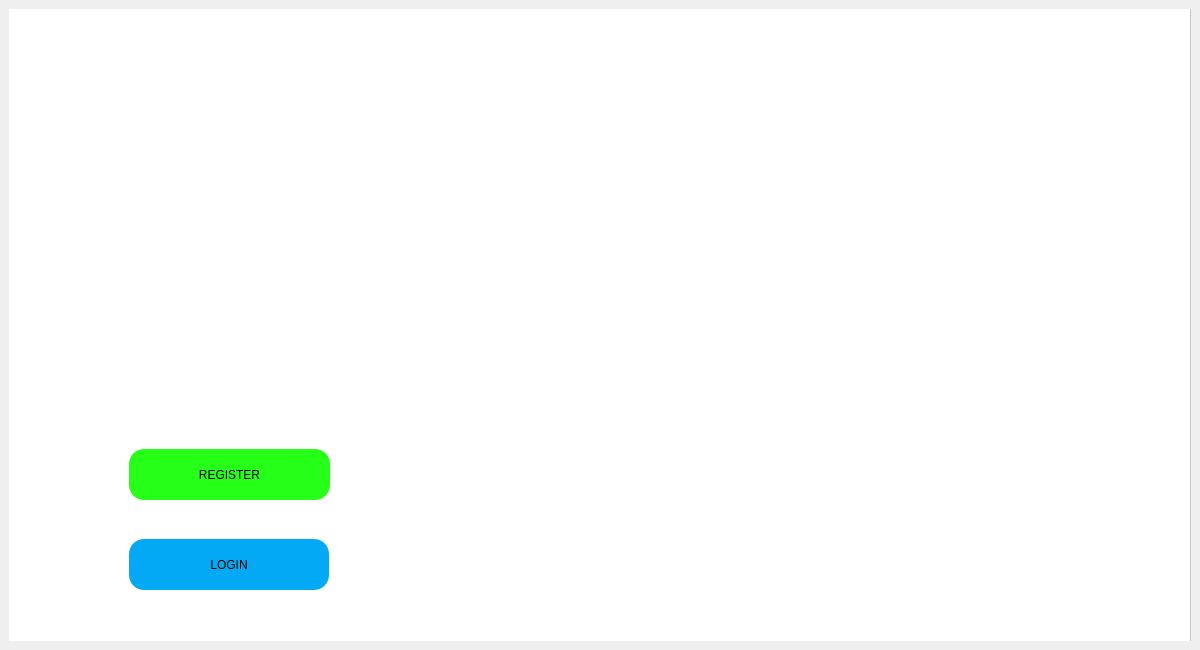
<?xml version="1.0" encoding="UTF-8"?>
<ui version="4.0">
 <class>MainWindow</class>
 <widget class="QMainWindow" name="MainWindow">
  <property name="geometry">
   <rect>
    <x>0</x>
    <y>0</y>
    <width>1200</width>
    <height>650</height>
   </rect>
  </property>
  <property name="minimumSize">
   <size>
    <width>1200</width>
    <height>650</height>
   </size>
  </property>
  <property name="maximumSize">
   <size>
    <width>1200</width>
    <height>650</height>
   </size>
  </property>
  <property name="windowTitle">
   <string>Bike Shop</string>
  </property>
  <property name="styleSheet">
   <string notr="true">#Form{
background:#333;
}
QFrame{
background:url(:/new/prefix1/welcome.jpg)
}</string>
  </property>
  <widget class="QWidget" name="centralwidget">
   <property name="minimumSize">
    <size>
     <width>707</width>
     <height>407</height>
    </size>
   </property>
   <layout class="QHBoxLayout" name="horizontalLayout">
    <item>
     <widget class="QFrame" name="frame">
      <property name="styleSheet">
       <string notr="true">background:#fff;</string>
      </property>
      <property name="frameShape">
       <enum>QFrame::StyledPanel</enum>
      </property>
      <property name="frameShadow">
       <enum>QFrame::Raised</enum>
      </property>
      <widget class="QLabel" name="label">
       <property name="geometry">
        <rect>
         <x>-20</x>
         <y>-18</y>
         <width>1201</width>
         <height>651</height>
        </rect>
       </property>
       <property name="styleSheet">
        <string notr="true">border-image:url(:/new/prefix1/bikeshopwelcome.jpg);
</string>
       </property>
       <property name="text">
        <string/>
       </property>
      </widget>
      <widget class="QPushButton" name="registerButton">
       <property name="geometry">
        <rect>
         <x>120</x>
         <y>440</y>
         <width>201</width>
         <height>51</height>
        </rect>
       </property>
       <property name="styleSheet">
        <string notr="true">background:rgb(38, 255, 23);
border-radius: 15px;</string>
       </property>
       <property name="text">
        <string>REGISTER</string>
       </property>
      </widget>
      <widget class="QPushButton" name="loginButton">
       <property name="geometry">
        <rect>
         <x>120</x>
         <y>530</y>
         <width>200</width>
         <height>51</height>
        </rect>
       </property>
       <property name="minimumSize">
        <size>
         <width>200</width>
         <height>0</height>
        </size>
       </property>
       <property name="maximumSize">
        <size>
         <width>300</width>
         <height>16777215</height>
        </size>
       </property>
       <property name="autoFillBackground">
        <bool>false</bool>
       </property>
       <property name="styleSheet">
        <string notr="true">background:#03a9f4;
border-radius:15px;</string>
       </property>
       <property name="text">
        <string>LOGIN</string>
       </property>
      </widget>
     </widget>
    </item>
   </layout>
  </widget>
 </widget>
 <resources/>
 <connections/>
</ui>
